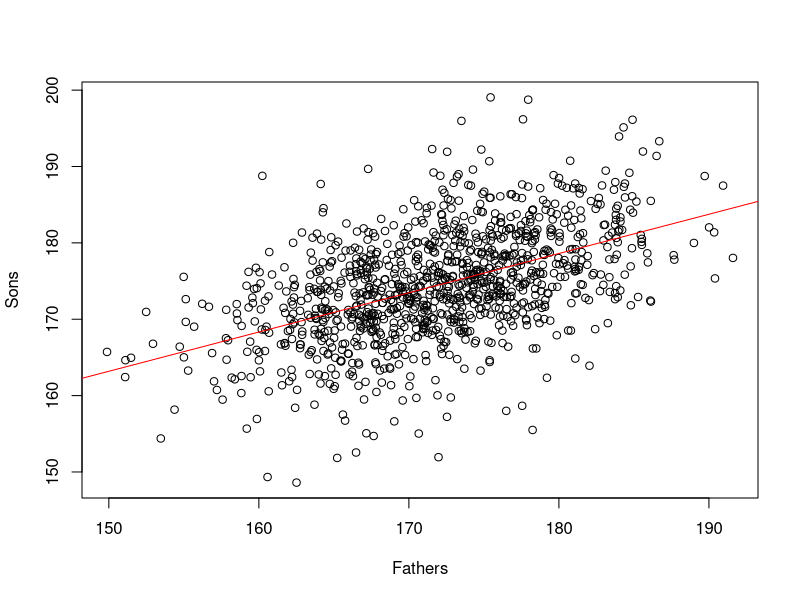
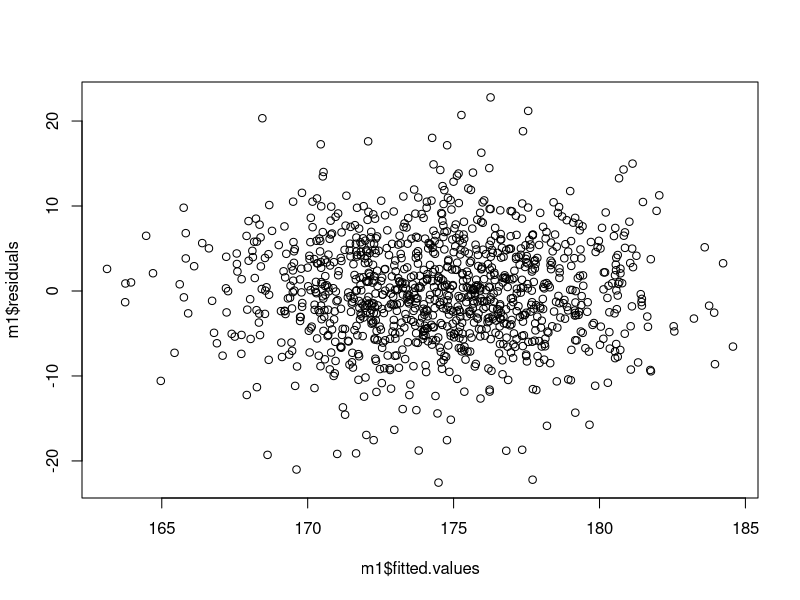
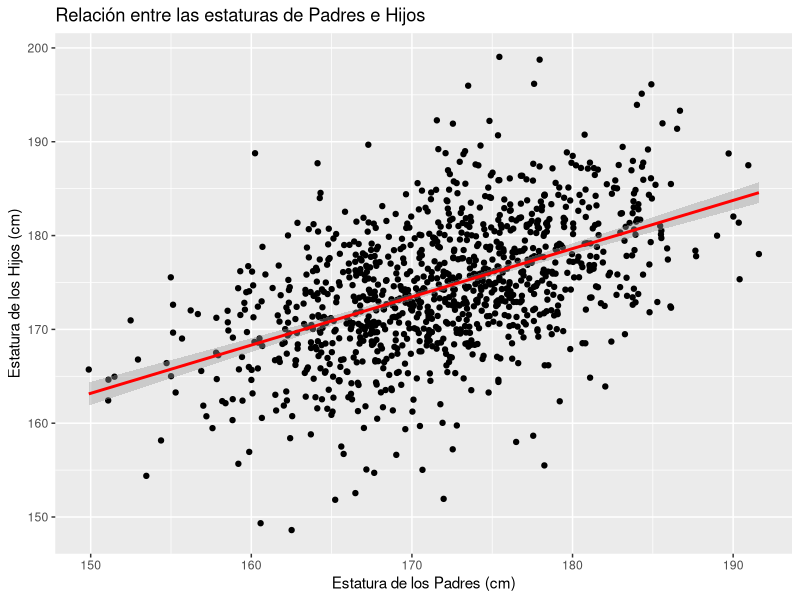
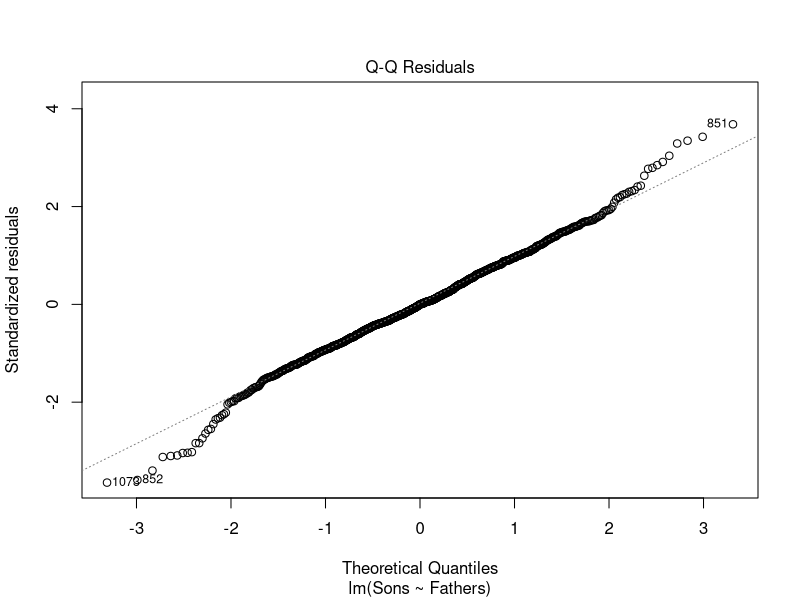
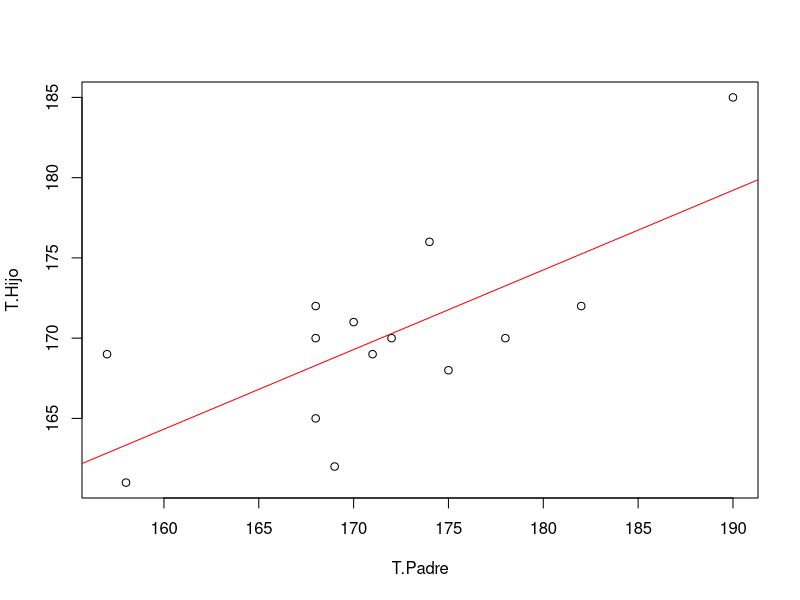

Source code (R) for these figures, in order:
##### Ejemplo con galton.xlsx
setwd("d:/dev/Estadistica/Bases de datos/")
# Cargar los paquetes necesarios
library(readxl)
library(dplyr)
# Leer la hoja "pearson" completa
bd <- read_excel("galton.xlsx", sheet = "pearson")
# Seleccionar solo las columnas A y B (suponiendo que tienen nombres de columna adecuados)
bd <- bd %>% select(1:2)
bd$Fathers <- bd$Fathers*2.54
bd$Sons <- bd$Sons*2.54
attach(bd)
# Leer solo las columnas A y B de la hoja "pearson" del archivo Excel
#bd <- read_excel("galton.xlsx", sheet = "pearson", range = "A:B")
#bd <- readxl::read_excel("galton.xlsx")
plot(bd)
m1 <- lm(Sons ~ Fathers , data = bd )  # es Y Hijo explicada por X Padre
abline(lm(Sons ~ Fathers , data = bd), col = "red")
summary(m1)
anova(m1)
plot(m1$fitted.values, m1$residuals)
# Calcular el coeficiente de correlación entre las estaturas de los padres y los hijos
correlation <- cor(bd$Fathers, bd$Sons)

# Mostrar el coeficiente de correlación
print(correlation)

# Cargar el paquete ggplot2 para visualización
library(ggplot2)

# Crear un gráfico de dispersión con una línea de regresión
ggplot(bd, aes(x = Fathers, y = Sons)) +
  geom_point() + # Agregar puntos de datos
  geom_smooth(method = "lm", col = "red") + # Agregar línea de regresión
  labs(title = "Relación entre las estaturas de Padres e Hijos",
       x = "Estatura de los Padres (cm)",
       y = "Estatura de los Hijos (cm)")

cor.test(Fathers, Sons)
plot(m1, 2)


##### Ejemplo Con base Galton1.xlsx
setwd("d:/dev/Estadistica/Bases de datos/")
bd <- readxl::read_excel("Galton1.xlsx")
library(readxl)
bd <- read_excel("Galton1.xlsx")
class(bd)
plot(bd)
m1 <- lm(bd$T.Hijo ~ bd$T.Padre , data = bd )
summary(m1)
abline(lm(bd$T.Hijo ~ bd$T.Padre , data = bd), col = "red")
# Calcular el coeficiente de correlación entre las estaturas de los padres y los hijos
correlation <- cor(bd$T.Hijo , bd$T.Padre)

# Mostrar el coeficiente de correlación
print(correlation)
